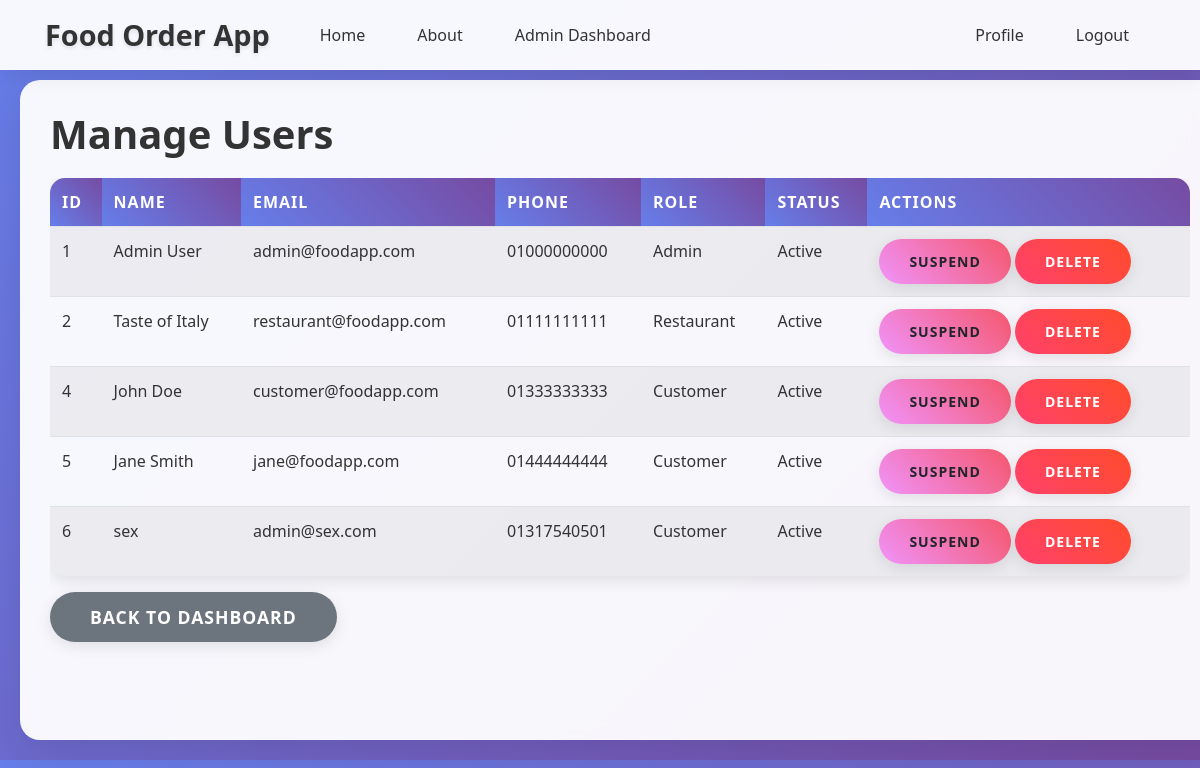
The app's page /admin/manage_users (signed in), older data.
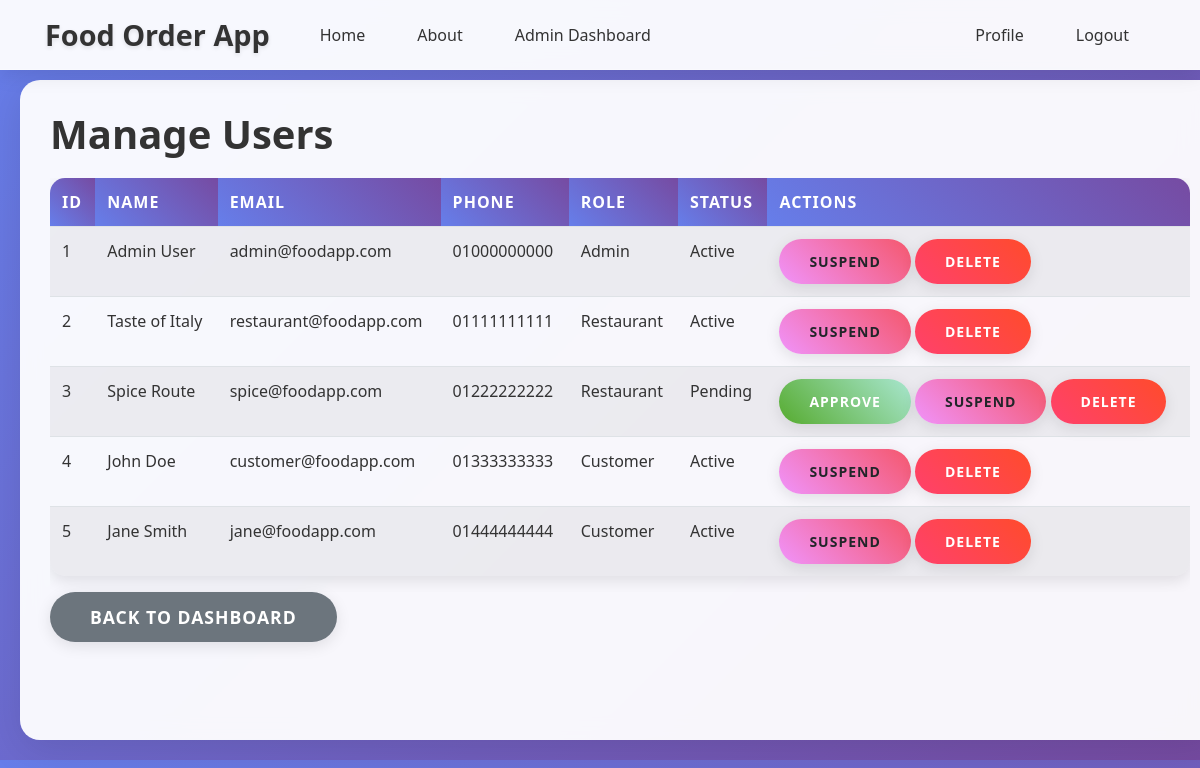
The same page, newer data.
### app/models/user.py (models this page shows, shortened)
class User(db.Model, UserMixin):
    __tablename__ = 'users'
    id = db.Column(db.Integer, primary_key=True)
    name = db.Column(db.String(100), nullable=False)
    email = db.Column(db.String(120), unique=True, nullable=False)
    phone_number = db.Column(db.String(20), unique=True, nullable=False)
    location = db.Column(db.String(200), nullable=False)
    password = db.Column(db.String(60), nullable=False)
    role = db.Column(db.Enum('admin', 'customer', 'restaurant', name='user_roles'), default='customer')
    status = db.Column(db.Enum('active', 'pending', 'suspended', name='account_status'), default='active')
    food_items = db.relationship('FoodItem', backref='restaurant_owner', lazy=True, foreign_keys='FoodItem.restaurant_id')
    orders_as_customer = db.relationship('Order', backref='customer_user', lazy=True, foreign_keys='Order.customer_id')
    orders_as_restaurant = db.relationship('Order', backref='restaurant_user', lazy=True, foreign_keys='Order.restaurant_id')
    payments_as_customer = db.relationship('Payment', backref='customer_payer', lazy=True, foreign_keys='Payment.customer_id')
    payments_as_restaurant = db.relationship('Payment', backref='restaurant_receiver', lazy=True, foreign_keys='Payment.restaurant_id')

### app/routes/admin.py (the view)
@admin.route("/manage_users")
@login_required
@admin_required
def manage_users():
    users = User.query.all()
    return render_template("manage_users.html", users=users)

### app/templates/manage_users.html (shortened to what this page needs)
{% extends "base.html" %}
{% block content %}
    <h1>Manage Users</h1>
    {% if users %}
        <div class="table-responsive">
            <table class="table table-striped">
                <thead>
                    <tr>
                        <th>ID</th>
                        <th>Name</th>
                        <th>Email</th>
                        <th>Phone</th>
                        <th>Role</th>
                        <th>Status</th>
                        <th>Actions</th>
                    </tr>
                </thead>
                <tbody>
                    {% for user in users %}
                        <tr>
                            <td>{{ user.id }}</td>
                            <td>{{ user.name }}</td>
                            <td>{{ user.email }}</td>
                            <td>{{ user.phone_number }}</td>
                            <td>{{ user.role.title() }}</td>
                            <td>{{ user.status.title() }}</td>
                            <td>
                                {% if user.role == 'restaurant' and user.status == 'pending' %}
                                    <form method="POST" action="{{ url_for('admin.approve_restaurant', user_id=user.id) }}" style="display: inline;">
                                        <button type="submit" class="btn btn-sm btn-success">Approve</button>
                                    </form>
                                {% endif %}
                                {% if user.status != 'suspended' %}
                                    <form method="POST" action="{{ url_for('admin.suspend_user', user_id=user.id) }}" style="display: inline;">
                                        <button type="submit" class="btn btn-sm btn-warning" onclick="return confirm('Are you sure?')">Suspend</button>
                                    </form>
                                {% else %}
                                    <form method="POST" action="{{ url_for('admin.activate_user', user_id=user.id) }}" style="display: inline;">
                                        <input type="hidden" name="csrf_token" value="{{ csrf_token() }}">
                                        <button type="submit" class="btn btn-sm btn-success" onclick="return confirm('Are you sure?')">Activate</button>
                                    </form>
                                {% endif %}
                                <form method="POST" action="{{ url_for('admin.delete_user', user_id=user.id) }}" style="display: inline;">
                                    <button type="submit" class="btn btn-sm btn-danger" onclick="return confirm('Are you sure? This action cannot be undone.')">Delete</button>
                                </form>
                            </td>
                        </tr>
                    {% endfor %}
                </tbody>
            </table>
        </div>
    {% else %}
        <div class="alert alert-info">
            <h4>No users found!</h4>
        </div>
    {% endif %}
    <a href="{{ url_for('admin.dashboard') }}" class="btn btn-secondary">Back to Dashboard</a>
{% endblock content %}

Row changes from the older to the newer data that the page shows:
removed User: id "6", name "sex", email "admin@sex.com", phone_number "01317540501", role "Customer", status "Active"
added User: id "3", name "Spice Route", email "spice@foodapp.com", phone_number "01222222222", role "Restaurant", status "Pending"
